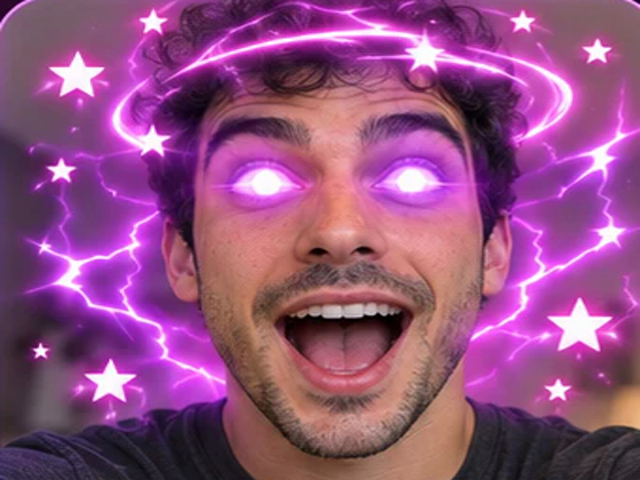
#> input picture test-fixtures/aura.png, 640 x 480 px, given in place of logo-source.webp, which was not available; the run also reads 1 picture not shown here
$ python make-brand-assets.py
#> lines starting #> are read from the running program, lines starting #| are printed output that depends on the picture; after the words box and inside, x2 and y2 are one past the last pixel; in counts of white or black regions, pixels touching at a corner belong together
#> further down, icon is the input picture: PIL image 640x480 RGB; mean R, G, B 147.1, 79.5, 128.4
# Turns the owner's two logo pictures (icon + wordmark, both on a pink→purple gradient) into every file the app
# needs. The eyes/sparkle and the wordmark are lifted off the gradient so they can sit on any background.
# Run from the project folder:  python3 scripts/make-brand-assets.py [preview-folder]   (needs Pillow + numpy)
# Sources: assets/brand/logo-source.webp (the icon) and assets/brand/wordmark-source.webp (the banner).
import os
import sys
import numpy as np
from PIL import Image, ImageFilter, ImageDraw

repo = os.path.dirname(os.path.dirname(os.path.abspath(__file__)))
src = f'{repo}/assets/brand'
out = sys.argv[1] if len(sys.argv) > 1 else None
NAVY = np.array([30, 20, 55], float)
WHITE = np.array([249, 249, 251], float)

def lift(rgb):
    """RGB uint8 array on a gradient → RGBA float array with the gradient removed (shadow too)."""
    a = rgb.astype(float)
    mx, mn = a.max(2), a.min(2)
    chroma = mx - mn
    core = ((mn > 170) & (chroma < 45)) | ((mx < 110) & (chroma < 60)) | ((chroma < 30) & (mn > 90) & (mn < 200))
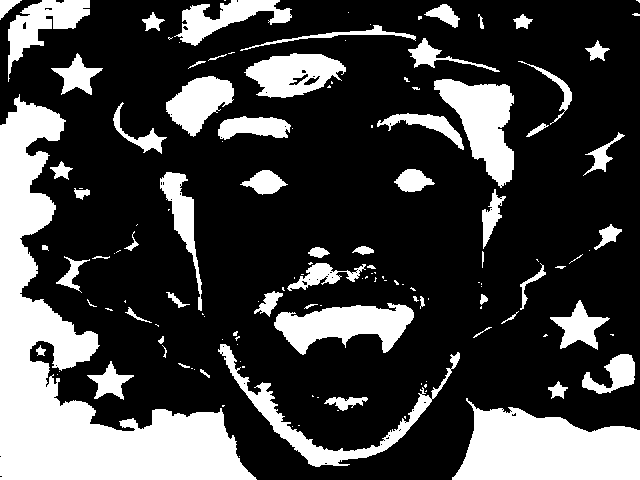
#> core: shape (480, 640) bool; 26.5% white; 139 white regions (77 under 20 px), largest, box (x1, y1, x2, y2) and area: (0, 94, 257, 480) 30538, (452, 398, 640, 480) 10550, (434, 79, 514, 188) 4492
    m = Image.fromarray((core * 255).astype(np.uint8))
    m = m.filter(ImageFilter.MinFilter(5)).filter(ImageFilter.MaxFilter(5))          # drop specks
#> m: PIL image 640x480 L; 24.7% white; 51 white regions, largest, box (x1, y1, x2, y2) and area: (0, 98, 256, 480) 30382, (452, 408, 640, 480) 10484, (434, 79, 514, 185) 4460
    core = np.asarray(m) > 127
    near = np.asarray(m.filter(ImageFilter.MaxFilter(7))) > 127                      # core + 3px band
#> near: shape (480, 640) bool; 32.9% white; 40 white regions, largest, box (x1, y1, x2, y2) and area: (0, 95, 259, 480) 34159, (449, 405, 640, 480) 11427, (381, 76, 517, 188) 7267
    far = np.asarray(m.filter(ImageFilter.MaxFilter(21))) > 127                      # keep bg samples away
#> far: shape (480, 640) bool; 52.4% white; 5 black regions, box (x1, y1, x2, y2) and area: (0, 0, 640, 480) 144779, (544, 395, 640, 419) 1044, (68, 377, 83, 391) 176, (243, 90, 271, 108) 168, (60, 187, 66, 195) 34
    # Local background colour: blur the background-only pixels (normalised convolution).
    keep = (~far).astype(np.float32)
    def box(ch, r):
        # a fast box blur with running sums (3 passes ≈ a gaussian)
        for axis in (0, 1):
            c = np.cumsum(np.pad(ch, [(r + 1, r) if ax == axis else (0, 0) for ax in (0, 1)], mode='edge'), axis=axis)
            ch = (np.take(c, range(2 * r + 1, c.shape[axis]), axis=axis) - np.take(c, range(0, c.shape[axis] - 2 * r - 1), axis=axis)) / (2 * r + 1)
        return ch
    def blur(ch, r):
        x = ch.astype(np.float64)
        for _ in range(3):
            x = box(x, r)
        return x
    # Local background colour, from nearby background pixels; in narrow gaps (between the eyes, inside letters)
    # there are none nearby, so fall back to wider and wider looks around.
    bg = np.zeros(a.shape, float)
    todo = np.ones(a.shape[:2], bool)
    for r in (10, 40, 160):
        w = blur(keep, r)
        est = np.stack([blur(a[..., c] * keep, r) / np.maximum(w, 1e-9) for c in range(3)], 2)
        ok = todo & (w > 0.08)
        bg[ok] = est[ok]
        todo &= ~ok
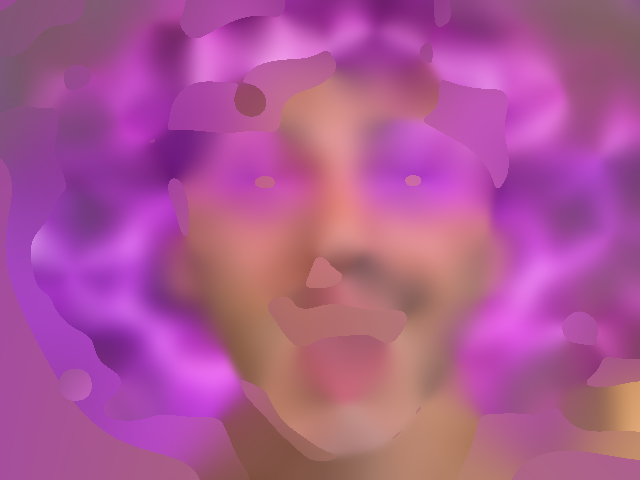
#> bg: shape (480, 640, 3) float64; mean R, G, B 172.7, 87.2, 148.6
#> todo: shape (480, 640) bool; every value is 0
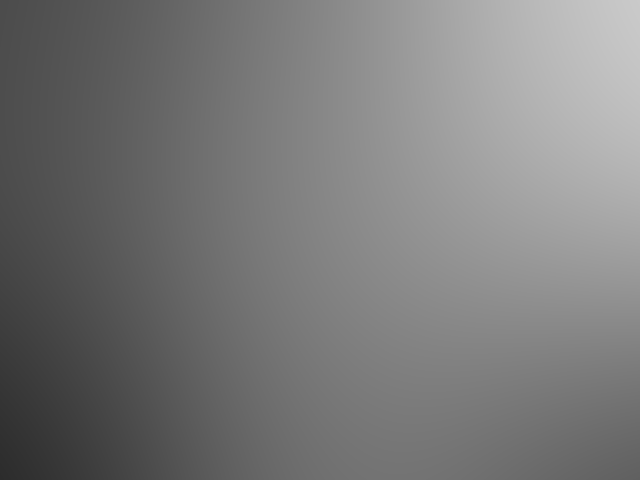
#> w: shape (480, 640) float64; min 0.174, max 0.793, mean 0.476
    bg[todo] = est[todo]
    lum = a.mean(2)
    bglum = bg.mean(2)
    fg = np.where((lum > bglum)[..., None], WHITE, NAVY)
    dist = np.linalg.norm(a - bg, axis=2)
    span = np.linalg.norm(fg - bg, axis=2) + 1e-6
    alpha = np.clip(dist / span, 0, 1)
    band = near & ~core
#> band: shape (480, 640) bool; 8.2% white; 48 white regions (7 under 20 px), largest, box (x1, y1, x2, y2) and area: (0, 95, 259, 480) 3738, (217, 343, 440, 470) 2535, (381, 76, 517, 188) 1951
    rgba = np.zeros(a.shape[:2] + (4,), float)
    rgba[core, :3] = a[core]
    rgba[core, 3] = 1
    rgba[band, :3] = fg[band]
#> rgba: shape (480, 640, 4) float64; mean R, G, B, A 27.4, 21.5, 28.2, 0.2
    rgba[band, 3] = alpha[band]
#> rgba: shape (480, 640, 4) float64; mean R, G, B, A 27.4, 21.5, 28.2, 0.3
    return rgba, core

def to_img(rgba):
    x = rgba.copy()
    x[..., 3] *= 255
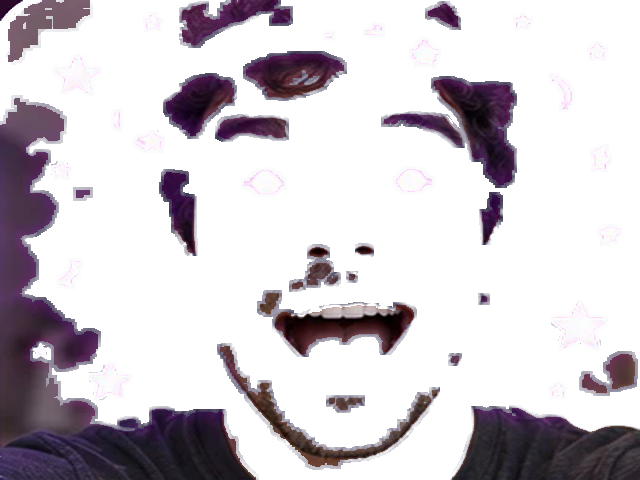
#> x: shape (480, 640, 4) float64; mean R, G, B, A 27.4, 21.5, 28.2, 72.4; transparent parts drawn white
    return Image.fromarray(np.clip(x, 0, 255).astype(np.uint8), 'RGBA')

def bbox(alpha):
    ys, xs = np.where(alpha > 0.02)
    return xs.min(), ys.min(), xs.max() + 1, ys.max() + 1

# ---- the icon --------------------------------------------------------------------------------------------
icon = Image.open(f'{src}/logo-source.webp').convert('RGB')
arr = np.asarray(icon)
glyph, core = lift(arr)
eyes = to_img(glyph)
x0, y0, x1, y1 = bbox(glyph[..., 3])
#> x0 = 0; y0 = 0; x1 = 640; y1 = 480
print('glyph bbox', (x0, y0, x1, y1))
#| glyph bbox (0, 0, 640, 480)

# iOS icon: the picture as it is (square, no transparency)
icon.resize((1024, 1024), Image.LANCZOS).save(f'{repo}/assets/images/icon.png')

# Android background: the gradient alone (a smooth fit to the pixels away from the eyes and their shadow)
H, W = arr.shape[:2]
#> H = 480; W = 640
yy, xx = np.mgrid[0:H, 0:W]
u, v = xx / W, yy / H
sample = ~np.asarray(Image.fromarray((core * 255).astype(np.uint8)).filter(ImageFilter.MaxFilter(61))) > 0
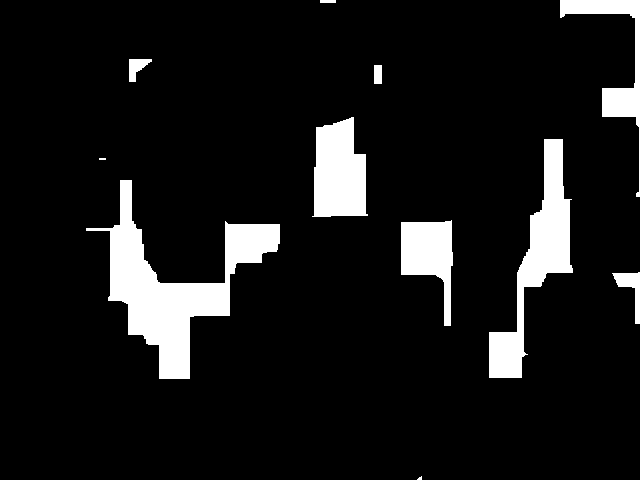
#> sample: shape (480, 640) bool; 9.4% white; 11 white regions (2 under 20 px), largest, box (x1, y1, x2, y2) and area: (86, 180, 280, 379) 11239, (489, 139, 573, 378) 6416, (312, 117, 368, 217) 4408
sample &= ~((xx > 280) & (xx < 1720) & (yy > 1300) & (yy < 1800))   # the soft shadow under the eyes
feats = lambda u, v: np.stack([np.ones_like(u), u, v, u * u, u * v, v * v, u ** 3, v ** 3, u * u * v, u * v * v], -1)
F = feats(u[sample][::7], v[sample][::7])
coef = np.linalg.lstsq(F, arr[sample][::7].astype(float), rcond=None)[0]
#> coef = [[183.4, -34.83, 435.9], [-107.8, 635.1, -1646.6], [142.1, 10.49, 24.17], [419.6, -797.7, 3118.6], [146.3, 5.66, -491.5], [-532.9, 139.3, -220], [-389.9, 289.5, -1848.7], [449, -291.5, 656.1], [34.51, -181.6, 960.8], [-138.3, 218.9, -681]]
print('gradient fit error', np.abs(F @ coef - arr[sample][::7]).mean().round(2))
#| gradient fit error 26.08
g = np.mgrid[0:1024, 0:1024]
G = feats(g[1] / 1024, g[0] / 1024) @ coef
Image.fromarray(np.clip(G, 0, 255).astype(np.uint8)).save(f'{repo}/assets/images/android-icon-background.png')
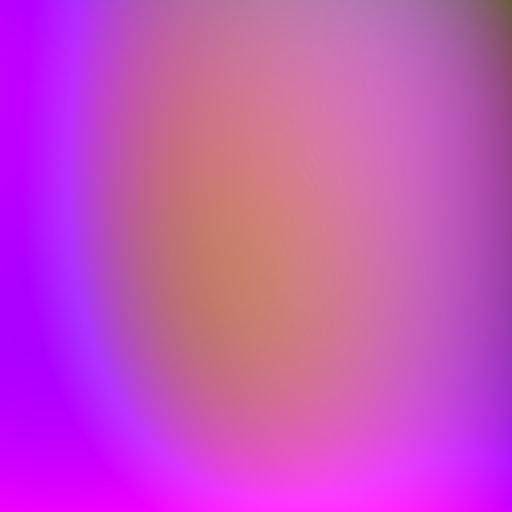
#> saved as android-icon-background.png: PIL image 1024x1024 RGB (shown at 1/2 size); mean R, G, B 196.4, 78.6, 189.1

# Android foreground: eyes + sparkle inside the safe circle (the launcher may crop to a circle)
def place(layer, size, k, cx=None, cy=None):
    """Scale the 2000-px layer by k and centre it on a size×size transparent canvas."""
    s = layer.resize((round(2000 * k), round(2000 * k)), Image.LANCZOS)
    canvas = Image.new('RGBA', (size, size), (0, 0, 0, 0))
    canvas.alpha_composite(s, (round(size / 2 - s.width / 2), round(size / 2 - s.height / 2)))
    return canvas
# farthest point of the glyph from the centre must stay inside the 66% safe circle
far = max(np.hypot(x - 1000, y - 1000) for x, y in [(x0, y0), (x1, y0), (x0, y1), (x1, y1)])
#> far = 1414.2
k = (1024 * 72 / 108 / 2) * 0.95 / far
#> k = 0.229
print('android glyph scale', round(k, 3))
#| android glyph scale 0.229
place(eyes, 1024, k).save(f'{repo}/assets/images/android-icon-foreground.png')
#> in place, `canvas = Image.new('RGBA', (size, size), (0, 0, 0, 0))`: canvas: PIL image 1024x1024 RGBA; every value is 0

# Android monochrome + notification icon: the light parts (eye whites, highlights, sparkle) in white
light = glyph.copy()
bright = (glyph[..., :3].mean(2) > 150)
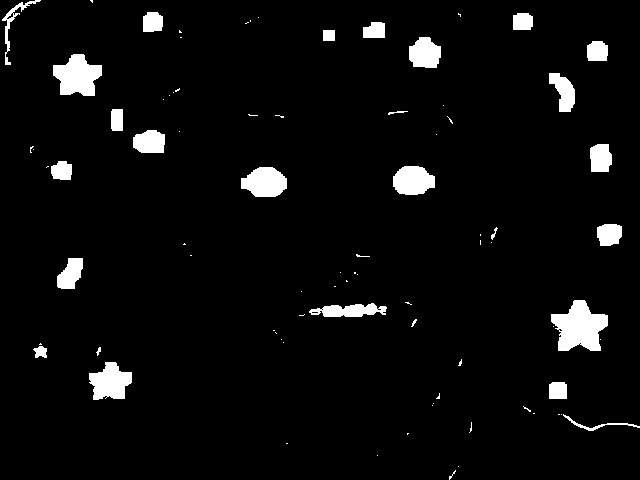
#> bright: shape (480, 640) bool; 4.6% white; 82 white regions (55 under 20 px), largest, box (x1, y1, x2, y2) and area: (551, 300, 608, 351) 1871, (53, 54, 102, 96) 1392, (89, 362, 132, 400) 1108
light[..., :3] = 255
light[..., 3] = glyph[..., 3] * bright
mono = to_img(light)
#> in to_img (call 2), `x[..., 3] *= 255`: x: shape (480, 640, 4) float64; mean R, G, B, A 255, 255, 255, 9
place(mono, 1024, k).save(f'{repo}/assets/images/android-icon-monochrome.png')
# notification: fill ~80% of a 96px square
crop = mono.crop((x0, y0, x1, y1))
n = Image.new('RGBA', (96, 96), (0, 0, 0, 0))
#> n: PIL image 96x96 RGBA; every value is 0
scale = 78 / max(crop.size)
#> scale = 0.122
c = crop.resize((max(1, round(crop.width * scale)), max(1, round(crop.height * scale))), Image.LANCZOS)
n.alpha_composite(c, ((96 - c.width) // 2, (96 - c.height) // 2))
n.save(f'{repo}/assets/images/notification-icon.png')

# ---- the wordmark ----------------------------------------------------------------------------------------
banner = np.asarray(Image.open(f'{src}/wordmark-source.webp').convert('RGB'))[:, 480:]   # skip the little tile on the left
wm, wcore = lift(banner)
bx0, by0, bx1, by1 = bbox(wm[..., 3])
#> bx0 = 53; by0 = 178; bx1 = 1332; by1 = 421
pad = 12
wm = wm[max(0, by0 - pad):by1 + pad, max(0, bx0 - pad):bx1 + pad]
print('wordmark size', wm.shape[1], wm.shape[0])
#| wordmark size 1303 267
white_wm = to_img(wm)
# letters only (left of the eyes) in navy, for light backgrounds
dark_cols = np.where((wm[..., 3] > 0.5) & (wm[..., :3].mean(2) < 100))[1]
eyes_start = dark_cols.min() - 6
#> eyes_start = 877
navy_wm = wm.copy()
letters = (np.arange(wm.shape[1])[None, :] < eyes_start) & (wm[..., 3] > 0)
navy_wm[letters, :3] = NAVY
navy_img = to_img(navy_wm)
for name, img in [('wordmark-white', white_wm), ('wordmark-navy', navy_img)]:
    h = 240
    img.resize((round(img.width * h / img.height), h), Image.LANCZOS).save(f'{repo}/assets/images/{name}.png')
#> this loop made 2 passes
#> (name, h) on passes 1 to 2: ('wordmark-white', 240), ('wordmark-navy', 240)
print('wordmark aspect', round(white_wm.width / white_wm.height, 4))
#| wordmark aspect 4.8801

# ---- splash: rounded icon tile + the wordmark under it, on a see-through background -------------------------
tile = icon.resize((600, 600), Image.LANCZOS).convert('RGBA')
mask = Image.new('L', (600, 600), 0)
ImageDraw.Draw(mask).rounded_rectangle((0, 0, 599, 599), radius=135, fill=255)
tile.putalpha(mask)
wmk = white_wm.resize((760, round(760 * white_wm.height / white_wm.width)), Image.LANCZOS)
splash = Image.new('RGBA', (800, 600 + 70 + wmk.height), (0, 0, 0, 0))
splash.alpha_composite(tile, (100, 0))
splash.alpha_composite(wmk, (20, 670))
splash.save(f'{repo}/assets/images/splash-icon.png')
print('splash size', splash.size)
#| splash size (800, 826)

# favicon: the icon with rounded corners
fav = icon.resize((256, 256), Image.LANCZOS).convert('RGBA')
fm = Image.new('L', (256, 256), 0)
ImageDraw.Draw(fm).rounded_rectangle((0, 0, 255, 255), radius=58, fill=255)
fav.putalpha(fm)
fav.save(f'{repo}/assets/images/favicon.png')

# the eyes alone, for the welcome screen
eyes.crop((x0, y0, x1, y1)).resize((600, round(600 * (y1 - y0) / (x1 - x0))), Image.LANCZOS).save(f'{repo}/assets/images/logo-eyes.png')

# a preview sheet to eyeball everything (only when a folder is given)
if not out:
    sys.exit(0)
#> (the program exits here)
